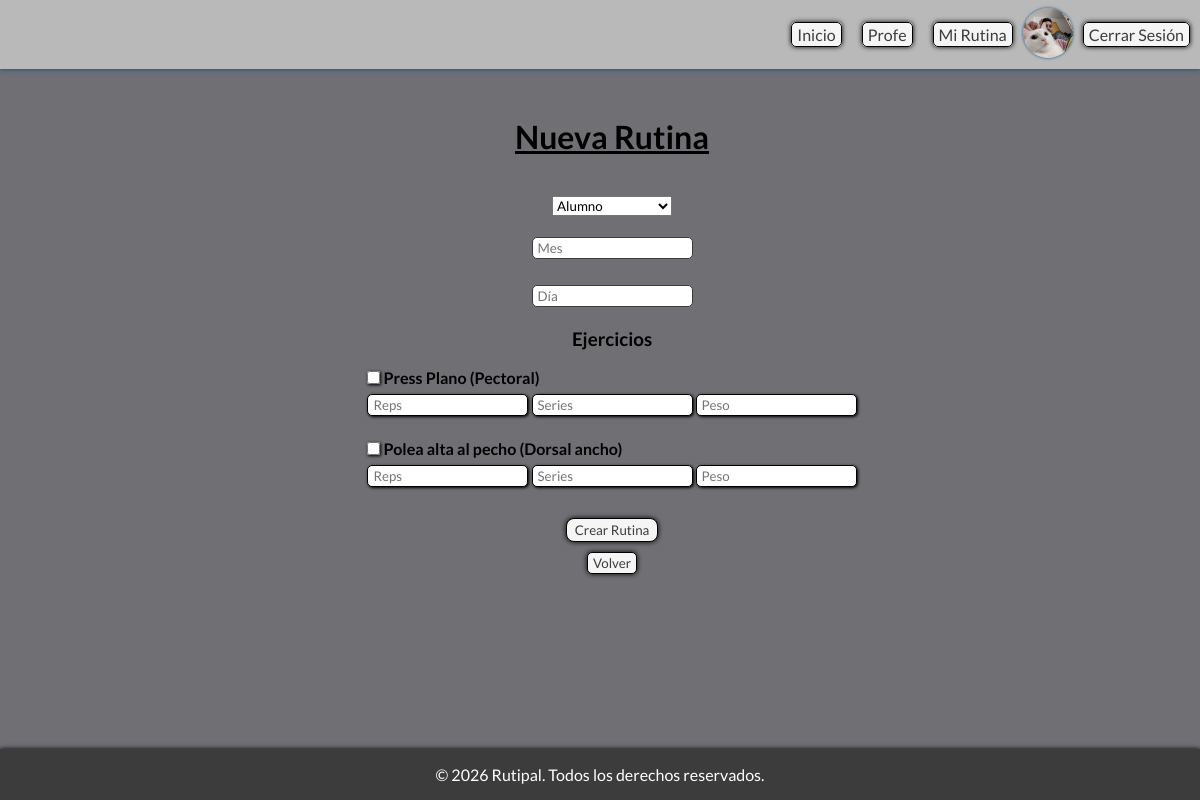
/rutinas/crear/ (signed in), run on an earlier commit of the app's database.
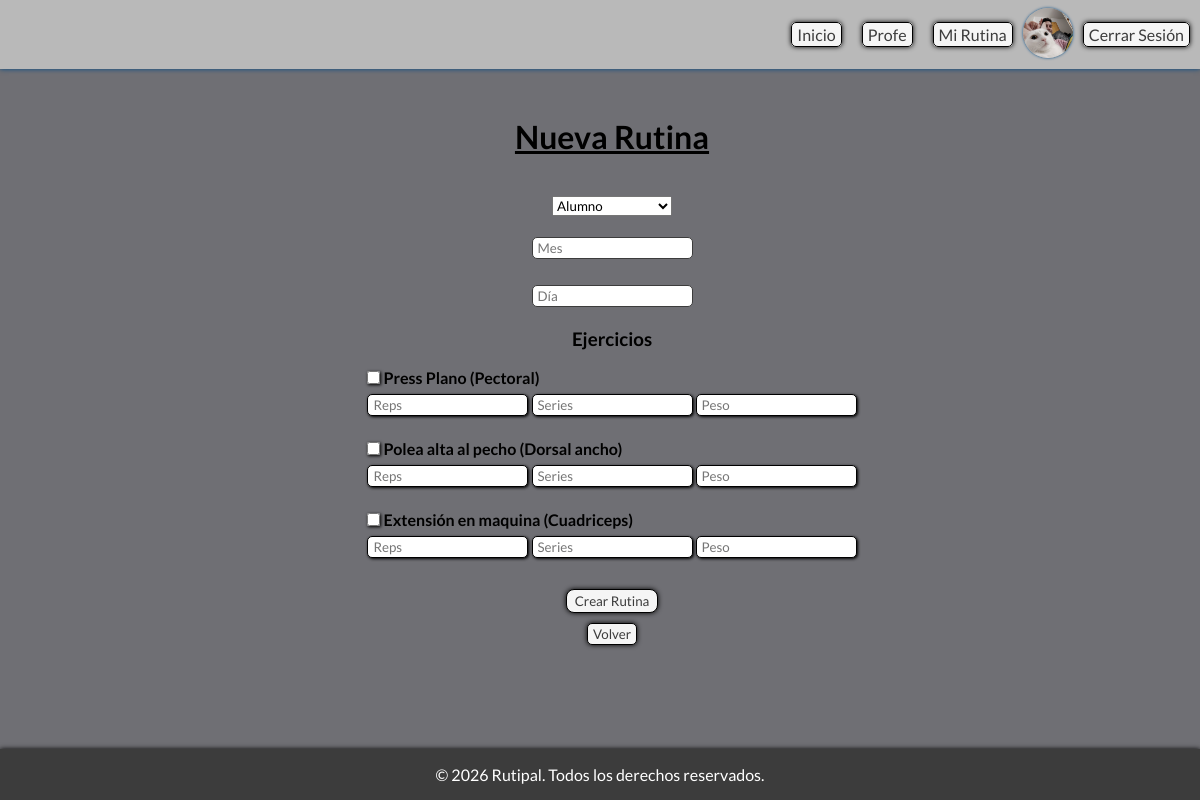
And on a later commit of the database.
### usuarios/models.py (models this page shows, shortened)
class Usuario(AbstractUser):
    dni = models.CharField(max_length=8, unique=True, blank=True, null=True)
    foto = models.ImageField(upload_to='fotos_usuarios/', blank=True, null=True)
    telefono = models.CharField(max_length=10, blank=True, null=True)
    tipo_usuario = models.CharField(max_length=20, choices=[
        ('alumno', 'Alumno'),
        ('profesor', 'Profesor'),
    ], default='alumno')
    @property
    def is_profesor(self):
        return self.tipo_usuario == 'profesor'
    @property
    def is_alumno(self):
        return self.tipo_usuario == 'alumno'
    class Meta:
        verbose_name = "Usuario"
        verbose_name_plural = "Usuarios"

### rutinas/models.py (models this page shows, shortened)
class Ejercicio(models.Model):
    nombre = models.CharField(max_length=100)
    musculo = models.CharField(max_length=100)
    descripcion = models.TextField()
    imagen = models.ImageField(upload_to='ejercicios/', blank=True, null=True)
    url = models.URLField(blank=True, null=True)
    class Meta:
        unique_together = ('nombre', 'musculo')
        verbose_name = "Ejercicio"
        verbose_name_plural = "Ejercicios"

### rutinas/views.py (the view, shortened to what this page needs)
# urls.py: path('crear/', views.crear_rutina, name='crear-rutina'),
@login_required
def crear_rutina(request):
    ejercicios = Ejercicio.objects.all()
    user = request.user
    usuarios = Usuario.objects.all()
    return render(request, 'rutinas/crear-rutina.html', {
        'usuario': user,
        'usuarios': usuarios,
        'ejercicios': ejercicios
    })

### rutinas/templates/rutinas/crear-rutina.html (shortened to what this page needs)
{% extends 'core/components/base.html' %}
{% load static %}
{% block content %}
    <main class="main-rutinas">
        <h2>Nueva Rutina</h2>
            <form method="POST" class="form-rutina">
                <select name="usuario">
                    <option value="">Alumno</option>
                </select>
                <input type="text" name="mes" placeholder="Mes">
                <input type="text" name="dia" placeholder="Día">
                <h3>Ejercicios</h3>
                {% for ejercicio in ejercicios %}
                    <div class="form-ejercicios">
                        <input type="checkbox" name="ejercicio" value="{{ ejercicio.id }}">
                        <strong>{{ ejercicio.nombre }} ({{ ejercicio.musculo }})</strong>
                        <br>
                        <input type="number" name="reps_{{ ejercicio.id }}" placeholder="Reps">
                        <input type="number" name="series_{{ ejercicio.id }}" placeholder="Series">
                        <input type="number" name="peso_{{ ejercicio.id }}" placeholder="Peso">
                    </div>
                {% endfor %}
                <button type="submit" class="link verde">Crear Rutina</button>
            </form>
            <button class="link rojo" onclick="window.history.back();">Volver</button>
    </main>
{% endblock content %}

### core/templates/core/components/base.html (shortened to what this page needs)
{% load static %}
<!DOCTYPE html>
<html lang="es">
<head>
    <link rel="stylesheet" href="{% static 'css/style.css' %}">
</head>
<body>
    <header>
        {% include 'core/components/header.html' %}
    </header>
    {% block content %}
    {% endblock content %}
    <footer>
        {% include 'core/components/footer.html' %}
    </footer>
</body>
</html>

### core/templates/core/components/header.html
<nav>
    <ul class="menu">
        <li><a class="link" href="{% url 'core:index' %}">Inicio</a></li>
        {%if user.is_alumno%}
            <li><a class="link" href="{% url 'rutinas:rutinas' %}">Mi Rutina</a></li>
            {% if user.foto %}
                <div class="foto-nav">
                    <a href="{% url 'usuarios:perfil' %}" title="Perfil"><img src="{{ user.foto.url }}"></a>
                </div>
            {% else %}
                <li><a class="link" href="{% url 'usuarios:perfil' %}">Perfil</a></li>
            {% endif %}
            <li><a class="link rojo" href="{% url 'usuarios:logout' %}">Cerrar Sesión</a></li>
            {% elif user.is_profesor %}
            <li><a class="link" href="{% url 'rutinas:centro-rutinas' %}">Profe</a></li>
            <li><a href="{% url 'rutinas:rutinas' %}" class="link celeste">Mi Rutina</a></li>
            {% if user.foto %}
                <div class="foto-nav">
                    <a href="{% url 'usuarios:perfil' %}" title="Perfil"><img src="{{ user.foto.url }}"></a>
                </div>
            {% else %}
                <li><a class="link" href="{% url 'usuarios:perfil' %}">Perfil</a></li>
            {% endif %}
            <li><a class="link rojo" href="{% url 'usuarios:logout' %}">Cerrar Sesión</a></li>
        {% else %}
            <li><a class="link" href="{% url 'usuarios:login' %}">Iniciar Sesión</a></li>
            <li><a class="link verde" href="{% url 'usuarios:registro' %}">Crear Cuenta</a></li>
        {% endif %}
    </ul>
</nav>

### core/templates/core/components/footer.html
<p>&copy; 2026 Rutipal. Todos los derechos reservados.</p>

### static/css/style.css (style rules this page uses)
* { margin: 0; padding: 0; box-sizing: border-box; font-family: "Lato", sans-serif; }
:root { --blanco: #ffffff; --celeste: #00bcd4; --azul-oscuro: #004a86; --azul: #000faf; --gris-claro: #f5f5f5; --gris: #b9b9b9; --gris-azul: #6f6f74; --gris-oscuro: #3c3c3c; --negro: #000000; --violeta: #c44fdc; --verde: #87ff8b; --verde-oscuro: #27752a; --rojo: #fc6565; }
body { min-height: 100vh; background-color: var(--gris-azul); display: flex; flex-direction: column; }
header { position: sticky; top: 0; height: fit-content; width: 100%; background-color: var(--gris); box-shadow: 0 0 5px var(--azul-oscuro); margin-bottom: 1vh; }
.menu li { list-style: none; }
.link { background-color: var(--gris-claro); border: .5px solid var(--negro); box-shadow: 0 0 5px var(--negro); border-radius: 5px; padding: 2px 5px; margin: 0 10px; transition-duration: .5s; text-decoration: none; text-align: center; color: var(--gris-oscuro); }
footer { width: 100%; background-color: var(--gris-oscuro); color: var(--blanco); text-align: center; padding: 2vh 0; box-shadow: 0 0 5px var(--negro); margin-top: 1vh; }
.form-rutina { width: 100%; }

What changed in the data, as far as the page shows it:
added Ejercicio: nombre "Extensión en maquina", musculo "Cuadriceps"
